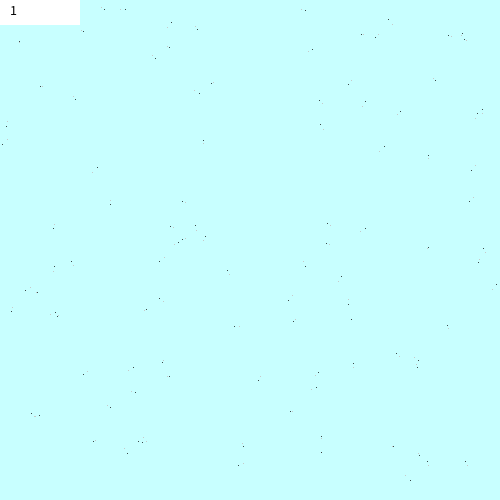
Frame 1 (no input)
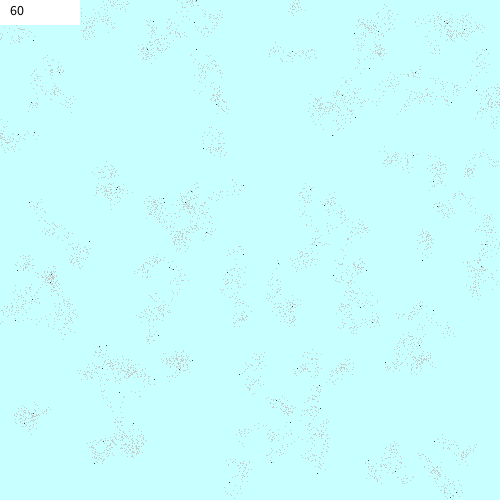
Frame 60 (the mouse pressed at the canvas centre just before this capture)
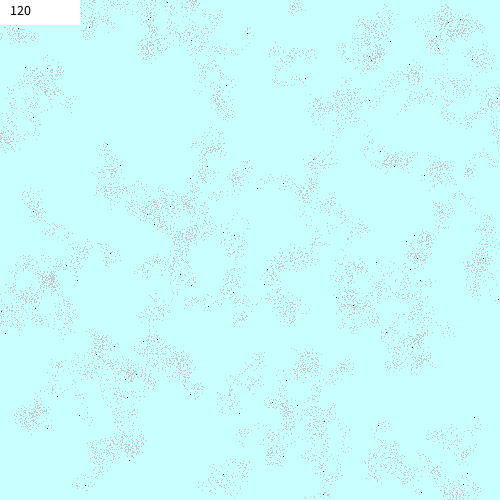
Frame 120 (the mouse held since frame 60 and released just before this capture)

The Processing sketch that drew these frames (run headless with seeded random() and noise(); from frame 60 on, the mouse is pressed at the canvas centre):

// Processing sketch: particles1
// ── particles1.pde
// Losowy ruch cząstek
// Przetłumaczone za pomocą Copilota z pliku:
// https://github.com/borkowsk/sym4algo/blob/main/Classes/5_particles/particles1.pas
//
// Ważne:
// - historia ruchu ma być zachowana na tle okna,
// - tekst ma być usuwany tylko w małym obszarze,
// - textAlign(LEFT, TOP) jest ustawione, aby zachować podobny efekt do ALGO/Pascal.

final int NUM_PARTICLES = 100;
final int CANVAS_WIDTH = 500;
final int CANVAS_HEIGHT = 500;
final int MAX_MOVE = 11;

class Particle {
  int x, y;
  
  Particle() {
    x = 0;
    y = 0;
  }
  
  Particle(int x, int y) {
    this.x = x;
    this.y = y;
  }
}

Particle[] world;
int stepCount = 0;

void settings() {
  size(500, 500);
}

void setup() {
  background(200, 255, 255);
  world = new Particle[NUM_PARTICLES];
  
  // Inicjalizacja pozycji
  randomPosition(0, NUM_PARTICLES - 1);
  
  drawAll(0, NUM_PARTICLES - 1, 0, 0, 0);
}

void draw() {
  // Czyszczenie - rysowanie w białym kolorze (efekt usunięcia poprzedniego położenia)
  drawAll(0, NUM_PARTICLES - 1, 255, 255, 255);
  
  // Losowe przesuwanie
  randomMove(0, NUM_PARTICLES - 1);
  
  // Rysowanie na nowych pozycjach
  drawAll(0, NUM_PARTICLES - 1, 0, 0, 0);
  
  // Inkrementacja kroku
  stepCount++;
  
  // Czyszczenie obszaru z tekstem
  fill(255);
  noStroke();
  rect(0, 0, 80, 25);
  
  // Rysowanie nowego tekstu
  textAlign(LEFT, TOP);
  fill(0);
  textSize(14);
  text(stepCount, 10, 5);
  
  // Opóźnienie (analogicznie do delay(80) w oryginalnym kodzie)
  frameRate(12);
}

// ===== INICJALIZACJA POZYCJI =====

// Losowa inicjalizacja pozycji
void randomPosition(int first, int last) {
  for (int i = first; i <= last; i++) {
    world[i] = new Particle();
    world[i].x = int(random(CANVAS_WIDTH));
    world[i].y = int(random(CANVAS_HEIGHT));
  }
}

// ===== RYSOWANIE =====

// Rysowanie punktów w zadanym kolorze
void drawAll(int first, int last, int r, int g, int b) {
  stroke(r, g, b);
  for (int i = first; i <= last; i++) {
    point(world[i].x, world[i].y);
  }
}

// ===== RUCH =====

// Losowe przesuwanie cząstek
void randomMove(int first, int last) {
  for (int i = first; i <= last; i++) {
    int dx = MAX_MOVE / 2 - int(random(MAX_MOVE));
    int dy = MAX_MOVE / 2 - int(random(MAX_MOVE));
    
    world[i].x = world[i].x + dx;
    world[i].y = world[i].y + dy;
  }
}
